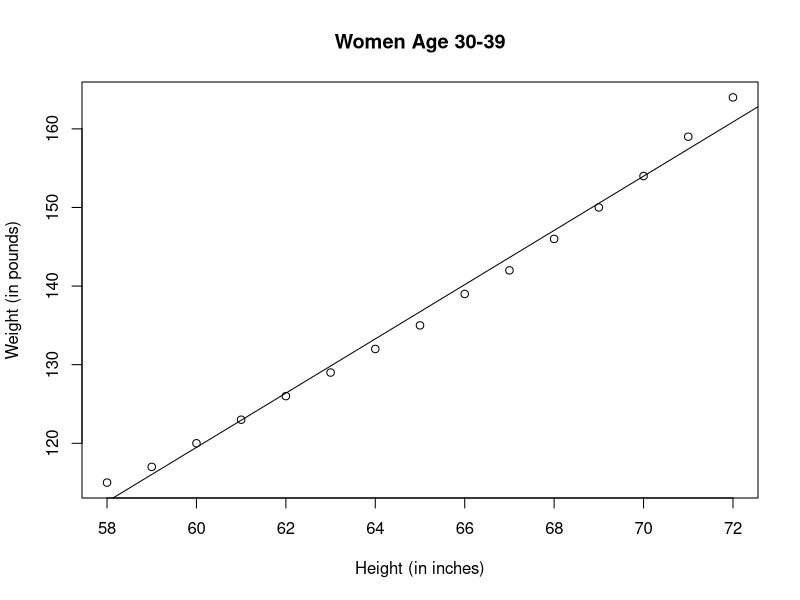

Reproduce this figure in R.
# 简单线性回归
fit = lm (weight ~ height, data = women)
summary (fit);  coefficients (fit)
fitted (fit);   anova (fit);  vcov (fit)
residuals (fit); predict (fit)
confint (fit)
plot (women$height, women$weight, main = "Women Age 30-39", xlab = "Height (in inches)", ylab = "Weight (in pounds)")
abline (fit)
